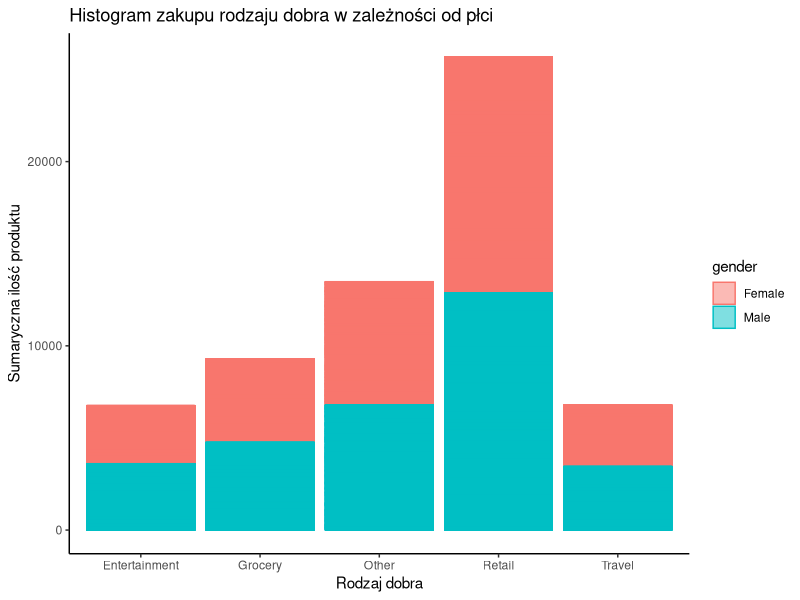

Write R code to recreate this figure.
## ---- chunk 1
data <- read.csv2("credit_card.xls");
data
## ---- chunk 2
frame <- data.frame(
  items_summary=unclass(summary(data$items)),
  spent_summary=unclass(summary(data$spent))
  )
frame
## ---- chunk 3
library(ggplot2)

p <- ggplot() + 
  geom_bar(
    data=data, 
    aes(x=type_trans, y=items, color=gender, fill=gender), 
    stat="identity",
    alpha=0.5
    ) +
  labs(
    title="Histogram zakupu rodzaju dobra w zależności od płci",
    x="Rodzaj dobra",
    y="Sumaryczna ilość produktu"
    ) +
  theme_classic()
p
